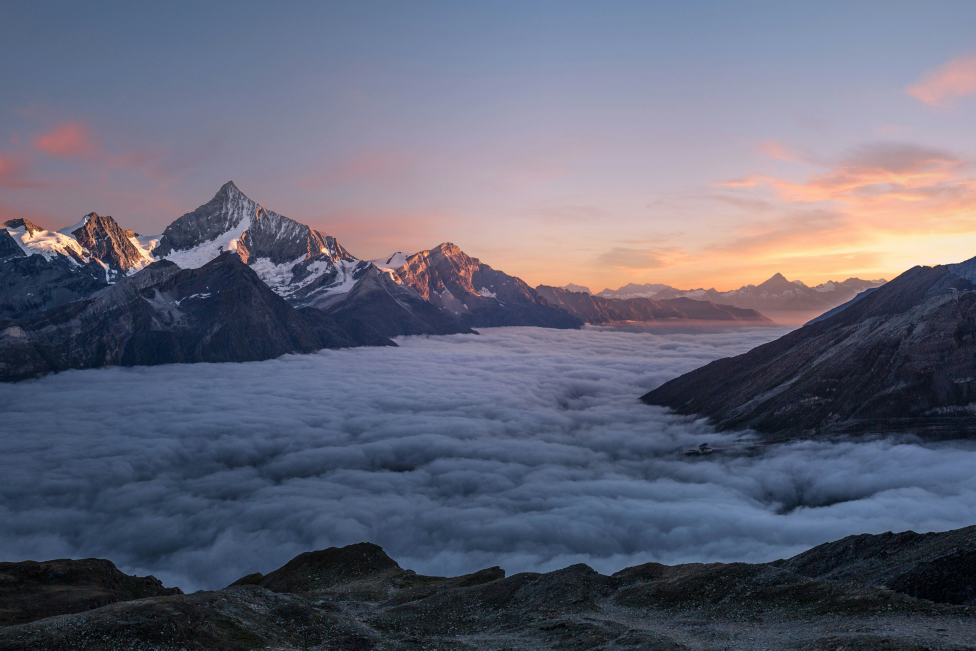
#> input picture ml-services/uploads/test_image.jpg, 4878 x 3252 px (shown at 1/5 size)
$ python test_cloud_detection.py
#> lines starting #> are read from the running program, lines starting #| are printed output that depends on the picture; after the words box and inside, x2 and y2 are one past the last pixel; in counts of white or black regions, pixels touching at a corner belong together; long printed decimals are rounded
### ml-services/utils/image_processor.py
#feeding all image processing before sending to ML model
import numpy as np
#Opens JPG/PNG files
from PIL import Image
import os
import cv2

#class to handle image processing
#basically photo editor before sending to AI model
class ImageProcessor:
    def __init__(self,target_size=256):
        self.target_size = target_size
        print("ImageProcessor initialized with target size:", self.target_size)

    def load_image(self,image_path):
#> called with image_path = 'uploads/test_image.jpg'
            try:
                if not os.path.exists(image_path):
                    print("File does not exist:", image_path)
                    return None
                img = Image.open(image_path)
#> img is the input picture: PIL image 4878x3252 RGB; mean R, G, B 99.1, 101.1, 118.5
                #converting to same format
                img=img.convert('RGB')
                #image to numbers  conversion using numpy
                img_array=np.array(img)
                print("Image loaded : {img_array.shape}")
                return img_array
            except Exception as e:
                print("Error loading image:", e)
                return None

    def resize_image(self,img_array):

            try:
                #current dimensions
                current_height, current_width = img_array.shape[:2]
#> current_height = 3252; current_width = 4878

                if current_width>self.target_size or current_height>self.target_size:
                     #shrink image
                     interpolation = cv2.INTER_AREA
                else:
                     #enlarge image
                     interpolation = cv2.INTER_CUBIC

                resized= cv2.resize(
                     img_array,
                        (self.target_size, self.target_size),
                        # interpolation method based on shrinking or enlarging
                        interpolation=interpolation
                )
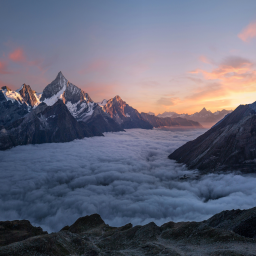
#> resized: shape (256, 256, 3); mean R, G, B 99.1, 101.1, 118.5
                print("image resized to:{self.target_size}*{self.target_size}")
                return resized
            except Exception as e:
                print("Error resizing image:", e)
                return None

    # [88 lines left out: functions normalize_image, preprocess_image, preprocess_batch, save_preprocessed_comparison, not called in this run]

### ml-services/utils/cloud_detector.py
import numpy as np
import cv2

class CloudDetector:
    def __init__(self,brightness_threshold=200,cloud_threshold_percent=30):
        self.brightness_threshold = brightness_threshold
        self.cloud_threshold_percent = cloud_threshold_percent

        print(f"check point cloud detector initisalized")
        print(f"Brightness Threshold: {self.brightness_threshold}")
        print(f"Cloud Threshold Percent: {self.cloud_threshold_percent}")

    def detect_clouds(self,image):
        print("check point detecting clouds...")
        try:
            img = image.copy()

            # checking image is in range 0-255
            if img.max() <= 1.0:
                img = (img * 255).astype(np.uint8)

            if len(img.shape) == 3:
                red = img[:, :, 2]
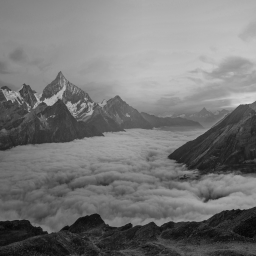
#> red: shape (256, 256); min 5, max 216, mean 118.5
                green = img[:, :, 1]
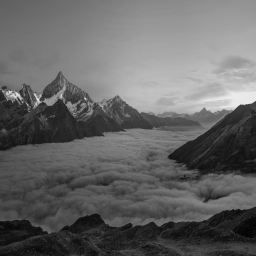
#> green: shape (256, 256); min 2, max 235, mean 101.1
                blue = img[:, :, 0]
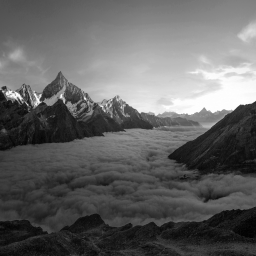
#> blue: shape (256, 256); min 1, max 255, mean 99.1
            else:
                print("check point image is not in expected format")
                return None, 0.0

            # detection logic
            red_bright = red > self.brightness_threshold
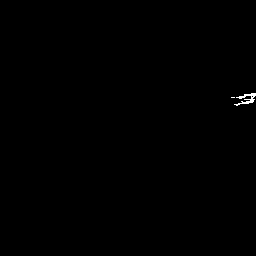
#> red_bright: shape (256, 256) bool; 0.18% white in thin lines or dots, all inside (x1, y1, x2, y2) = (231, 93, 256, 106)
            green_bright = green > self.brightness_threshold
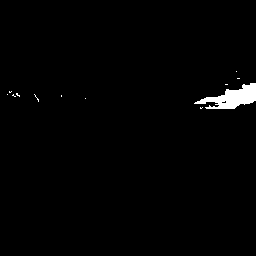
#> green_bright: shape (256, 256) bool; 1.3% white; 12 white regions (11 under 20 px), largest, box (x1, y1, x2, y2) and area: (194, 83, 256, 109) 804
            blue_bright = blue > self.brightness_threshold
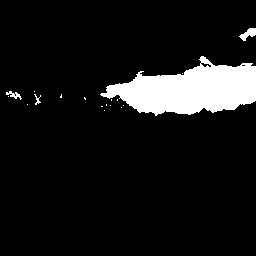
#> blue_bright: shape (256, 256) bool; 8.8% white; 18 white regions (14 under 20 px), largest, box (x1, y1, x2, y2) and area: (100, 56, 256, 116) 5546, (239, 28, 256, 41) 115, (6, 91, 22, 100) 61, (34, 94, 41, 105) 30

            # a pixel is cloud when all channels are bright
            cloud_mask = red_bright & green_bright & blue_bright
            cloud_mask = cloud_mask.astype(np.uint8)

            total_pixels = int(cloud_mask.size)
#> total_pixels = 65536
            cloud_pixels = int(np.sum(cloud_mask))
#> cloud_pixels = 115
            cloud_percentage = (cloud_pixels / total_pixels) * 100.0
#> cloud_percentage = 0.175

            print(f"cloud percentage: {cloud_percentage}%")
#| cloud percentage: 0.1755%
            print(f"total pixels: {total_pixels}, cloud pixels: {cloud_pixels} ")
#| total pixels: 65536, cloud pixels: 115

            # result
            if cloud_percentage < 10:
                print(" Status : Clear sky (<10% clouds)")
            elif cloud_percentage < self.cloud_threshold_percent:
                print(f"Status : Acceptable clouds ({cloud_percentage:.2f}% clouds)")
            else:
                print(f"Status : Too cloudy ({cloud_percentage:.2f}% clouds)")

            return cloud_mask, cloud_percentage

        except Exception as e:
            print(f"Error in cloud detection: {e}")
            import traceback
            traceback.print_exc()
            return None, 0.0

    def visualize_clouds(self,image,cloud_mask,output_path):
        try :
            print("check point visualizing clouds....")
            if image.max()<=1.0:
                image = (image * 255).astype(np.uint8)
            # cloud mask should be 2D
            if len(cloud_mask.shape) > 2:
                cloud_mask = cloud_mask[:, :, 0]

            vis_image=image.copy()

            # cloud mask =1 then highlight in red cloud areas
            red_overlay= np.zeros_like(vis_image)
            red_overlay[:,:,2]=255
            # blending 70 % og image and 30% red overlay

            alpha=0.3

            cloud_mask_3d=np.stack([cloud_mask,cloud_mask,cloud_mask],axis=2)
            vis_image=np.where(cloud_mask_3d==1
                               , cv2.addWeighted(vis_image,1-alpha,red_overlay,alpha,0),
                               vis_image)

            #save
            cv2.imwrite(output_path,vis_image)
            print(f"Cloud visualization saved to {output_path}")
        except Exception as e:
            print(f"Error in visualizing clouds: {e}")

    def is_image_usable(self, cloud_percentage):
        try:
            if hasattr(cloud_percentage, 'item'):
                cloud_pct = cloud_percentage.item()
            else:
                cloud_pct = float(cloud_percentage)
        except (TypeError, ValueError, AttributeError) as e:
            print(f"  Error converting cloud_percentage: {e}")
            return False

        usable = cloud_pct < self.cloud_threshold_percent

        if usable:
            print(f" Image is USABLE (cloud coverage: {cloud_pct:.2f}%)")
        else:
            print(f" Image is TOO CLOUDY (coverage: {cloud_pct:.2f}% > threshold: {self.cloud_threshold_percent}%)")

        return usable

### ml-services/test_cloud_detection.py
from utils.image_processor import ImageProcessor
from utils.cloud_detector import CloudDetector
import os
import cv2
import numpy as np

processor = ImageProcessor(target_size=256)
cloud_detector = CloudDetector(brightness_threshold=200, cloud_threshold_percent=30)

# Load test image
test_image_path = 'uploads/test_image.jpg'

if not os.path.exists(test_image_path):
    print(" Test image not found")
else:
    print("=" * 70)
    print(" TESTING CLOUD DETECTION - SEVAS")
    print("=" * 70)


    print("\n Loading image...")
    img = processor.load_image(test_image_path)

    if img is not None:
        print("\n Resizing image...")
        img_resized = processor.resize_image(img)

        if img_resized is not None:

            print("\n" + "="*70)
            cloud_mask, cloud_percentage = cloud_detector.detect_clouds(img_resized)
#> cloud_percentage = 0.175

            if cloud_mask is not None:

                is_usable = cloud_detector.is_image_usable(cloud_percentage)
#> in is_image_usable, `usable = cloud_pct < self.cloud_threshold_percent`: usable = True
#|  Image is USABLE (cloud coverage: 0.18%)
#> is_usable = True

                # Visualize clouds

                cloud_detector.visualize_clouds(
                    img_resized,
                    cloud_mask,
                    'outputs/cloud_detection.png'
                )

                print("\n" + "=" * 70)
                print(" CLOUD DETECTION COMPLETE!")
                print("\n Results:")
                print(f"   Cloud coverage: {cloud_percentage:}")
#|    Cloud coverage: 0.1755
                print(f"   Image usable: {'Yes ' if is_usable else 'No '}")
#|    Image usable: Yes
                print("\n Generated file:")
                print("   outputs/cloud_detection.png (clouds highlighted in red)")
